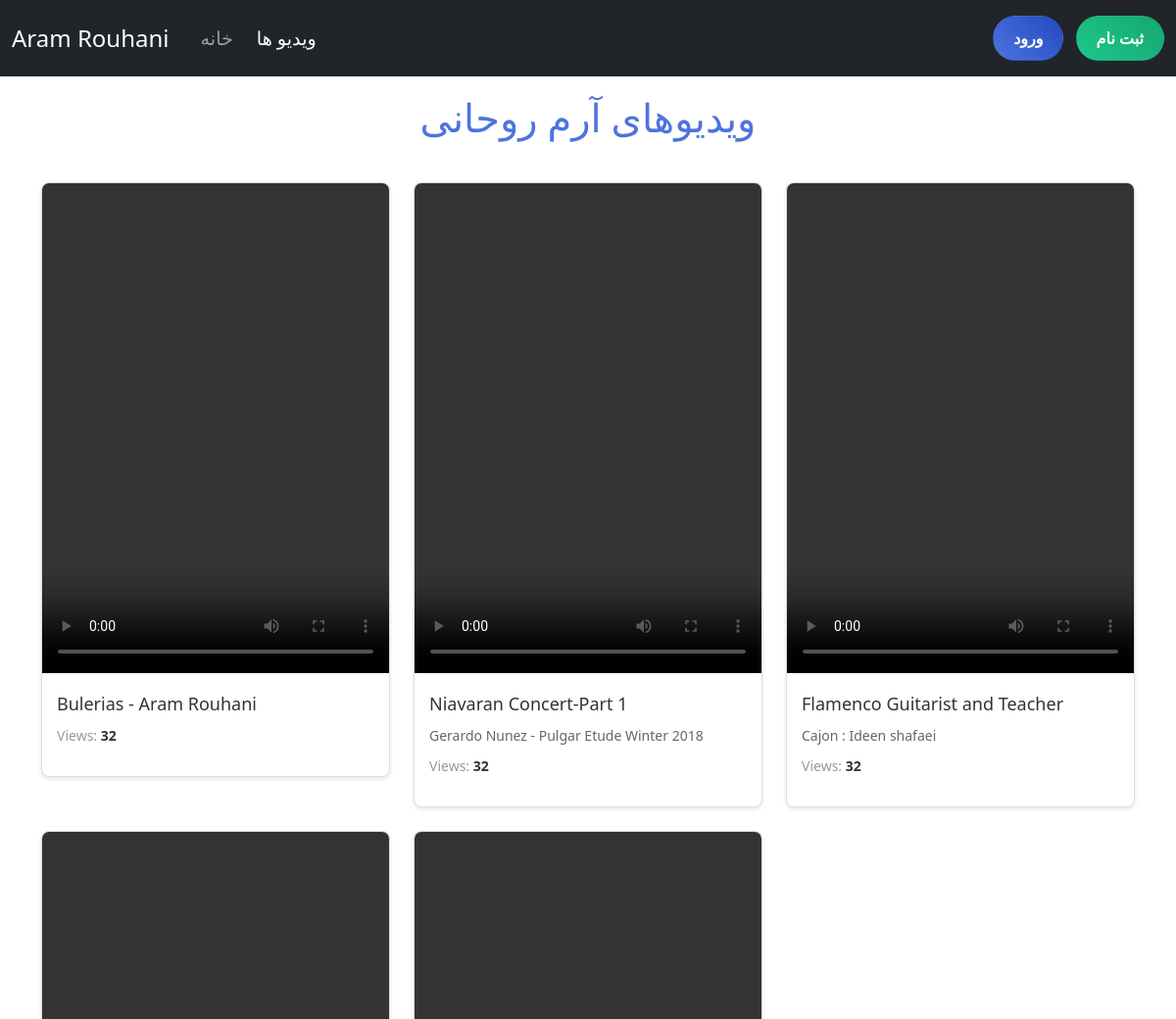
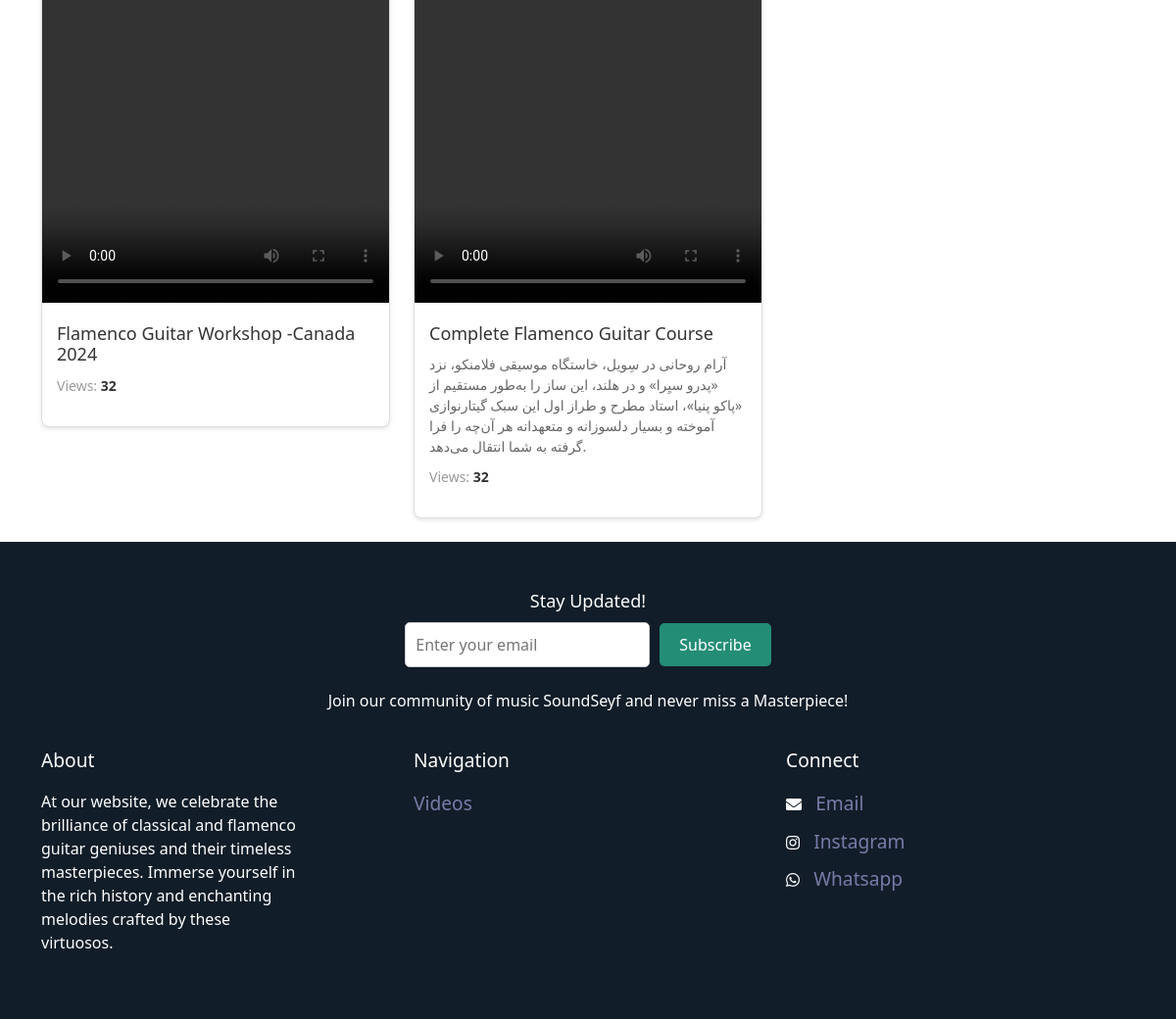
/videos/videos/, run on the app's committed database (2 pictures, top to bottom).
### courses/models.py (models this page shows, shortened)
class video(models.Model):
    title = models.CharField(max_length=255)
    published_date = models.DateTimeField(auto_now_add=True)
    description = models.TextField(null=True,blank=True)
    video = models.FileField(upload_to='videos/')
    tags = TaggableManager()
    views = models.IntegerField(default=0)
    class Meta:
        ordering = ['-published_date']

### courses/views.py (the view)
# urls.py: path('videos/',courses_view,name='videos'),
def courses_view(request):
    videos = video.objects.all().order_by('id')
    for vid in videos:
        vid.views += 1
    video.objects.bulk_update(videos, ['views'])
    context = {"videos": videos}
    return render(request, 'courses/videos.html', context)

### templates/courses/videos.html (shortened to what this page needs)
{% load static %}
<!DOCTYPE html>
<html lang="en">
<head>
    <link rel="stylesheet" href="https://cdnjs.cloudflare.com/ajax/libs/font-awesome/5.15.3/css/all.min.css" />
    <link href="https://cdn.jsdelivr.net/npm/bootstrap@5.3.3/dist/css/bootstrap.min.css" rel="stylesheet"
>
</head>
<body>
    <nav class="navbar navbar-expand-lg navbar-dark bg-dark">
        <div class="container-fluid">
            <a class="navbar-brand me-4" href="{% url 'website:index' %}">Aram Rouhani</a>
            <div class="collapse navbar-collapse" id="navbarText">
                <ul class="navbar-nav me-auto mb-2 mb-lg-0">
                    <li class="nav-item me-lg-2">
                        <a class="nav-link {% if request.path == '/' %}active{% endif %}" aria-current="page"
                            href="{% url 'website:index' %}">خانه</a>
                    </li>
                    <li class="nav-item">
                        <a class="nav-link {% if '/videos/' in request.path %}active{% endif %}"
                            href="{% url 'courses:videos' %}">ویدیو ها</a>
                    </li>
                </ul>
                <div class="navbar-text">
                    {% if request.user.is_authenticated %}
                    <a href="{% url 'accounts:logout' %}" class="btn btn-logout ms-lg-2">خروج</a>
                    {% else %}
                    <a href="{% url 'accounts:login' %}" class="btn btn-login ms-lg-2">ورود</a>
                    <a href="{% url 'accounts:register' %}" class="btn btn-register ms-lg-2">ثبت نام</a>
                    {% endif %}
                </div>
            </div>
        </div>
    </nav>
    <div class="container">
        <h1 class="page-title">ویدیوهای آرم روحانی</h1>
        <div class="row video-gallery">
            {% for video in videos %}
            <div class="col-md-4 mb-4">
                <div class="video-card">
                    <video width="500" height="500" controls>
                        <source src="/media/{{ video.video }}" type="video/mp4">
                    </video>
                    <div class="video-info">
                        <h2 class="video-title">{{ video.title }}</h2>
                        <p class="video-description">{{ video.description }}</p>
                        <p class="video-views">Views: <span class="view-count">{{ video.views }}</span></p>
                    </div>
                </div>
            </div>
            {% endfor %}
        </div>
    </div>
    <footer class="footer">
        <div class="container">
            <div class="footer-subscribe">
                <h3 style="color: #fff;">Stay Updated!</h3>
                <form action="{% url 'website:subscribe' %}" method="post">
                    <input type="email" name="email" placeholder="Enter your email" required>
                    <button type="submit">Subscribe</button>
                </form>
                <p style="padding-top: 2%;">Join our community of music SoundSeyf and never miss a Masterpiece!</p>
            </div>
        </div>
        <hr>
        <div class="container">
            <div class="row">
                <div class="col-md-4">
                    <h5>About</h5>
                    <p style="padding-top: 3%; padding-right:25%">At our website, we celebrate the brilliance of
                        classical and flamenco guitar geniuses and their timeless masterpieces. Immerse yourself in the
                        rich history and enchanting melodies crafted by these virtuosos.</p>
                </div>
                <div class="col-md-4">
                    <h5>Navigation</h5>
                    <ul class="list-unstyled" style="padding-top: 3%;">
                        <li><a href="{% url 'courses:videos' %}">Videos</a></li>
                    </ul>
                </div>
                <div class="col-md-4">
                    <h5>Connect</h5>
                    <ul class="list-unstyled social-icons" style="padding-top: 3%;">
                        <li>
                            <i class="fas fa-envelope"></i>
                            <a href="mailto:aramrohani@yahoo.com">Email</a>
                        </li>
                        <li>
                            <i class="fab fa-instagram"></i>
                            <a href="https://www.instagram.com/aram_rohani/" target="_blank">Instagram</a>
                        </li>
                        <li>
                            <i class="fab fa-whatsapp"></i>
                            <a href="https://wa.me/989128231807" target="_blank">Whatsapp</a>
                        </li>
                    </ul>
                </div>
            </div>
        </div>
    </footer>
</body>
</html>

### templates/courses/videos.html (style rules this page uses)
.navbar-brand { font-size: 1.5rem; }
.nav-link { font-size: 1.2rem; }
.btn-login, .btn-register, .btn-logout { color: #fff; padding: 10px 20px; border-radius: 30px; font-weight: bold; transition: all 0.3s ease; }
.btn-login { background: linear-gradient(45deg, #4e73df, #224abe); }
.btn-register { background: linear-gradient(45deg, #1cc88a, #17a673); }
.video-gallery { margin-top: 30px; }
.video-card { background-color: #fff; border: 1px solid #ddd; border-radius: 8px; box-shadow: 0 2px 4px rgba(0, 0, 0, 0.1); overflow: hidden; transition: transform 0.3s, box-shadow 0.3s; }
.video-card video { width: 100%; }
.video-info { padding: 15px; }
.video-title { font-size: 18px; margin: 0 0 10px; color: #333; }
.video-description { font-size: 14px; color: #666; margin: 0 0 10px; }
.video-views { font-size: 14px; color: #999; }
.view-count { font-weight: bold; color: #333; }
.page-title { font-size: 2.5rem; color: #4e73df; text-align: center; margin-top: 20px; margin-bottom: 40px; font-family: 'IranNastaliq', serif; }
.footer { background-color: #111d28; padding: 50px 0; }
.footer h5 { color: #ffffff; font-size: larger; }
.footer p { color: #ffffff; }
.footer ul { padding: 0; list-style: none; }
.footer ul li { margin-bottom: 10px; }
.footer ul li a { color: #797ba9; text-decoration: none; font-size: larger; }
.footer-subscribe { text-align: center; margin-bottom: 20px; }
.footer-subscribe h3 { font-size: 18px; margin-bottom: 10px; }
.footer-subscribe form { display: flex; justify-content: center; align-items: center; }
.footer-subscribe input[type="email"] { width: 250px; padding: 10px; border: 1px solid #ccc; border-radius: 5px; margin-right: 10px; }
.footer-subscribe button { padding: 10px 20px; background-color: #248d76; color: #fff; border: none; border-radius: 5px; cursor: pointer; }
.social-icons i { color: #ffffff; margin-right: 10px; transition: color 0.3s; }

### data on the page
video: title "Bulerias - Aram Rouhani", views "32"
video: title "Niavaran Concert-Part 1", description "Gerardo Nunez - Pulgar Etude Winter 2018", views "32"
video: title "Flamenco Guitarist and Teacher", description "Cajon : Ideen shafaei", views "32"
video: title "Flamenco Guitar Workshop -Canada 2024", views "32"
video: title "Complete Flamenco Guitar Course", description "آرام روحانی در سِویل، خاستگاه موسیقی فلامنکو، نزد «پدرو سیِرا» و در هلند، این ساز را به‌طور مستقیم از «پاکو پنیا»، استاد مطرح و طراز اول این سبک گیتارنوازی آموخته و بسیار دلسوزانه و متعهدانه هر آن‌چه را فرا گرفته به شما انتقال می‌دهد.", views "32"
